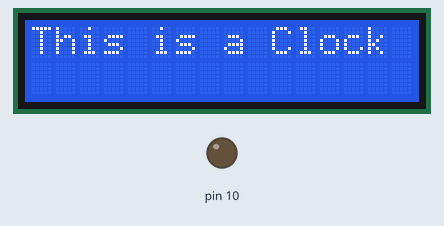
Simulated run of this sketch. Board: Arduino Uno, built with avr-gcc and run on an emulated ATmega328P. On the bench: 16×2 character LCD, output pins drawn as LEDs (lit = HIGH). The local clock reads 2024-03-15 10:24:30 at power-on unless the sketch sets it.

Above: at 0.1 s.
At 3.1 s:
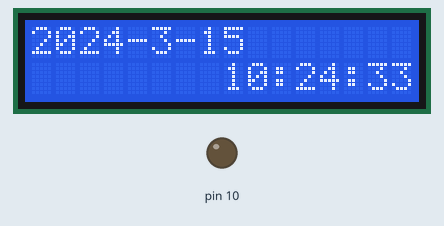
At 11.2 s:
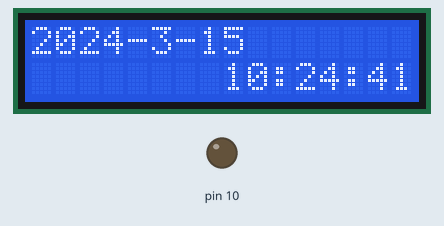
At 20.3 s:
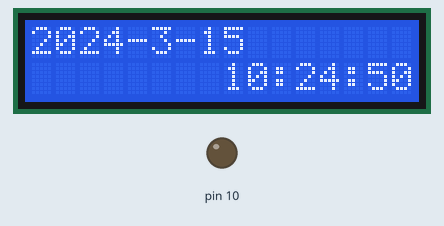
At 29.3 s:
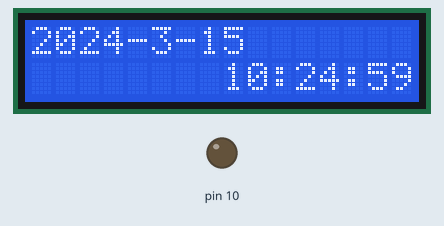
At 38.4 s:
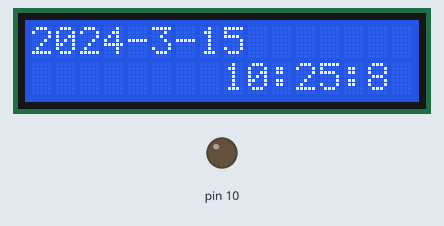

Measured:
- what the display in image 1 shows lasts 1.0 s, from 3.1 s to 4.1 s

The sketch:

LCD.ino
```cpp
/*

DS1307和1602 LCD制作电子时钟

*/

// 引用会使用到的四个库文件

#include <DS1307RTC.h>

#include <Time.h>

#include <Wire.h>

#include <LiquidCrystal.h>


// 实例化一个名为lcd的LiquidCrysta类型对象，并初始化相关引脚

LiquidCrystal lcd(12, 11, 5, 4, 3, 2);


void setup()

{

    // 设置LCD有几列几行，1602LCD为16列2行

    lcd.begin(16, 2);

    // 打印一段信息到LCD上

    lcd.print("This is a Clock");

    delay(3000);

    lcd.clear();
    pinMode(10,OUTPUT);

}


void loop()

{

    tmElements_t tm;

    // 读出DS1307中的时间数据，并存入tm中

    if (RTC.read(tm))

    {

        // 清除屏幕显示内容

        lcd.clear();

        //在LCD第一行输出日期信息

        lcd.setCursor(0, 0);

        lcd.print(tmYearToCalendar(tm.Year));

        lcd.print("-");

        lcd.print(tm.Month);

        lcd.print("-");

        lcd.print(tm.Day);

        //在LCD第二行输出时间信息

        lcd.setCursor(8, 1);

        lcd.print(tm.Hour);

        lcd.print(":");

        lcd.print(tm.Minute);

        lcd.print(":");

        lcd.print(tm.Second);

        if (RTC.read(tm)){
           if(tm.Hour==15){
              digitalWrite(10,HIGH);}}

    }

    // 如果读取数据失败，则输出错误提示

    else

    {

        lcd.setCursor(0, 1);

        lcd.print("error");

    }

    //每秒钟更新一次显示内容

    delay(1000);

}
```
